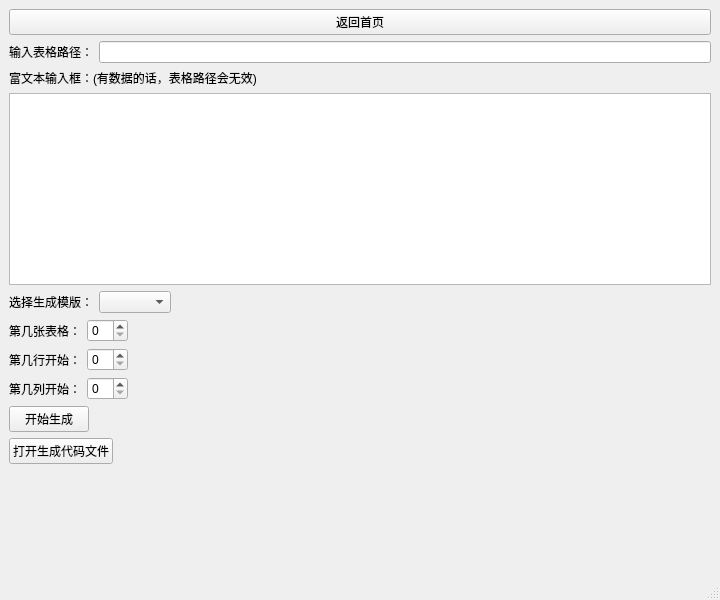
<?xml version="1.0" encoding="UTF-8"?>
<ui version="4.0">
 <class>mainWindow</class>
 <widget class="QMainWindow" name="mainWindow">
  <property name="geometry">
   <rect>
    <x>0</x>
    <y>0</y>
    <width>720</width>
    <height>600</height>
   </rect>
  </property>
  <property name="windowTitle">
   <string>代码生成</string>
  </property>
  <widget class="QWidget" name="centralwidget">
   <layout class="QVBoxLayout" name="verticalLayout">
    <item>
     <widget class="QPushButton" name="backHome">
      <property name="text">
       <string>返回首页</string>
      </property>
     </widget>
    </item>
    <item>
     <layout class="QHBoxLayout" name="horizontalLayout">
      <item>
       <widget class="QLabel" name="label">
        <property name="text">
         <string>输入表格路径：</string>
        </property>
       </widget>
      </item>
      <item>
       <widget class="QLineEdit" name="lineEdit"/>
      </item>
     </layout>
    </item>
    <item>
     <widget class="QLabel" name="label_2">
      <property name="text">
       <string>富文本输入框：(有数据的话，表格路径会无效)</string>
      </property>
     </widget>
    </item>
    <item>
     <widget class="QTextEdit" name="textEdit"/>
    </item>
    <item>
     <layout class="QHBoxLayout" name="horizontalLayout_4">
      <item>
       <widget class="QLabel" name="label_5">
        <property name="text">
         <string>选择生成模版：</string>
        </property>
       </widget>
      </item>
      <item>
       <widget class="QComboBox" name="comboBox"/>
      </item>
      <item>
       <spacer name="horizontalSpacer_3">
        <property name="orientation">
         <enum>Qt::Horizontal</enum>
        </property>
        <property name="sizeHint" stdset="0">
         <size>
          <width>40</width>
          <height>20</height>
         </size>
        </property>
       </spacer>
      </item>
     </layout>
    </item>
    <item>
     <layout class="QHBoxLayout" name="horizontalLayout_5">
      <item>
       <widget class="QLabel" name="label_6">
        <property name="text">
         <string>第几张表格：</string>
        </property>
       </widget>
      </item>
      <item>
       <widget class="QSpinBox" name="spinBoxExecl"/>
      </item>
      <item>
       <spacer name="horizontalSpacer_4">
        <property name="orientation">
         <enum>Qt::Horizontal</enum>
        </property>
        <property name="sizeHint" stdset="0">
         <size>
          <width>40</width>
          <height>20</height>
         </size>
        </property>
       </spacer>
      </item>
     </layout>
    </item>
    <item>
     <layout class="QHBoxLayout" name="horizontalLayout_2">
      <item>
       <widget class="QLabel" name="label_3">
        <property name="text">
         <string>第几行开始：</string>
        </property>
       </widget>
      </item>
      <item>
       <widget class="QSpinBox" name="spinBoxRow"/>
      </item>
      <item>
       <spacer name="horizontalSpacer_2">
        <property name="orientation">
         <enum>Qt::Horizontal</enum>
        </property>
        <property name="sizeHint" stdset="0">
         <size>
          <width>40</width>
          <height>20</height>
         </size>
        </property>
       </spacer>
      </item>
     </layout>
    </item>
    <item>
     <layout class="QHBoxLayout" name="horizontalLayout_3">
      <item>
       <widget class="QLabel" name="label_4">
        <property name="text">
         <string>第几列开始：</string>
        </property>
       </widget>
      </item>
      <item>
       <widget class="QSpinBox" name="spinBoxCol"/>
      </item>
      <item>
       <spacer name="horizontalSpacer">
        <property name="orientation">
         <enum>Qt::Horizontal</enum>
        </property>
        <property name="sizeHint" stdset="0">
         <size>
          <width>40</width>
          <height>20</height>
         </size>
        </property>
       </spacer>
      </item>
     </layout>
    </item>
    <item>
     <widget class="QPushButton" name="startGeneration">
      <property name="sizePolicy">
       <sizepolicy hsizetype="Fixed" vsizetype="Fixed">
        <horstretch>0</horstretch>
        <verstretch>0</verstretch>
       </sizepolicy>
      </property>
      <property name="text">
       <string>开始生成</string>
      </property>
     </widget>
    </item>
    <item>
     <widget class="QPushButton" name="openCodeFile">
      <property name="sizePolicy">
       <sizepolicy hsizetype="Fixed" vsizetype="Fixed">
        <horstretch>0</horstretch>
        <verstretch>0</verstretch>
       </sizepolicy>
      </property>
      <property name="text">
       <string>打开生成代码文件</string>
      </property>
     </widget>
    </item>
    <item>
     <spacer name="verticalSpacer">
      <property name="orientation">
       <enum>Qt::Vertical</enum>
      </property>
      <property name="sizeHint" stdset="0">
       <size>
        <width>20</width>
        <height>40</height>
       </size>
      </property>
     </spacer>
    </item>
   </layout>
  </widget>
  <widget class="QStatusBar" name="statusbar"/>
 </widget>
 <resources/>
 <connections/>
</ui>
